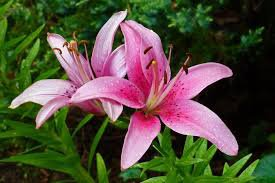
#> input picture task1/5 Flower Types Classification Dataset/Lilly/01998d6fb5.jpg, 275 x 183 px; its folder holds only this picture in this run
$ python task1.py
#> lines starting #> are read from the running program, lines starting #| are printed output that depends on the picture
import os
import cv2
import hashlib

def load_images_from_folder(folder):
    images = []
    for root, _, files in os.walk(folder):
        for filename in files:
            path = os.path.join(root, filename)
            if os.path.isfile(path) and filename.lower().endswith(('.png', '.jpg', '.jpeg')):
                img = cv2.imread(path)
#> img is the input picture: shape (183, 275, 3); mean B, G, R 59.2, 76.4, 82.6
                if img is not None:
                    images.append((path, img))
    return images

def image_hash(image):
    image = cv2.cvtColor(image, cv2.COLOR_BGR2GRAY)
    resized = cv2.resize(image, (8, 8), interpolation=cv2.INTER_AREA)
    avg = resized.mean()
    hash_val = sum(1 << (i + 8*j) for j, row in enumerate(resized) for i, value in enumerate(row) if value > avg)
    return hashlib.md5(hash_val.to_bytes(8, byteorder='big')).hexdigest()

def find_duplicates(folder1, folder2=None):
    images1 = load_images_from_folder(folder1)
#> images1 = 1 item
    images2 = load_images_from_folder(folder2) if folder2 else []

    hashes = {}
    duplicates = []

    for path, img in images1:
        hash_val = image_hash(img)
        if hash_val in hashes:
            duplicates.append((hashes[hash_val], path))
        else:
            hashes[hash_val] = path
#> this loop made 1 pass
#> (avg in image_hash, hash_val) on pass 1: (76.31, 'fd6cc8618c1ff84e36d99426418616d5')
#> pass 1, in image_hash, `image = cv2.cvtColor(image, cv2.COLOR_BGR2GRAY)`:
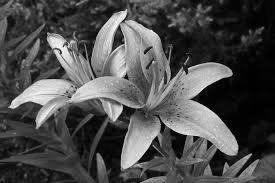
#> image: shape (183, 275); min 0, max 252, mean 76.3
#> after the loop, duplicates = []; hashes = 1 item

    if folder2:
        for path, img in images2:
            hash_val = image_hash(img)
            if hash_val in hashes:
                duplicates.append((hashes[hash_val], path))
            else:
                hashes[hash_val] = path

    return duplicates

if __name__ == "__main__":
    root_folder = r'C:\Student\practik\task1\Modsen-practice\task1\5 Flower Types Classification Dataset'

    all_duplicates = []


    for subdir in os.listdir(root_folder):
        folder_path = os.path.join(root_folder, subdir)
        if os.path.isdir(folder_path):
            duplicates = find_duplicates(folder_path)
#> duplicates = []
            if duplicates:
                all_duplicates.extend(duplicates)
#> pass 2 of the loop `for subdir in os.listdir(root_folder):`:
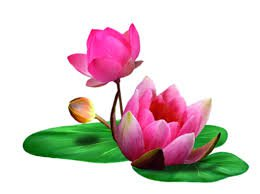
#> input picture task1/5 Flower Types Classification Dataset/Lotus/07008525a7.jpg, 260 x 194 px
#> in load_images_from_folder, img is the input picture: shape (194, 260, 3); mean B, G, R 204.6, 205.7, 218.9
#> the loop in find_duplicates (call 2), `for path, img in images1:` made 1 pass
#> (avg in image_hash, hash_val) on pass 1: (209.5, '3d6a63bb969d7e790f6eb2eb8ffa36b9')
#> pass 1, in image_hash (call 2), `image = cv2.cvtColor(image, cv2.COLOR_BGR2GRAY)`:
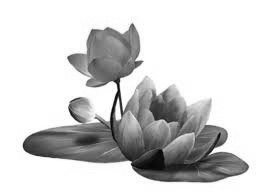
#> image: shape (194, 260); min 4, max 255, mean 209.5


    folder1 = r'C:\Student\practik\task1\Modsen-practice\task1\folder1'
    folder2 = r'C:\Student\practik\task1\Modsen-practice\task1\folder2'
    duplicates_between_folders = find_duplicates(folder1, folder2)
#> duplicates_between_folders = []
    if duplicates_between_folders:
        all_duplicates.extend(duplicates_between_folders)

    if all_duplicates:
        print("Duplicates found:")
        for pair in all_duplicates:
            print(f'{pair[0]} and {pair[1]}')
    else:
        print('No duplicates found.')
